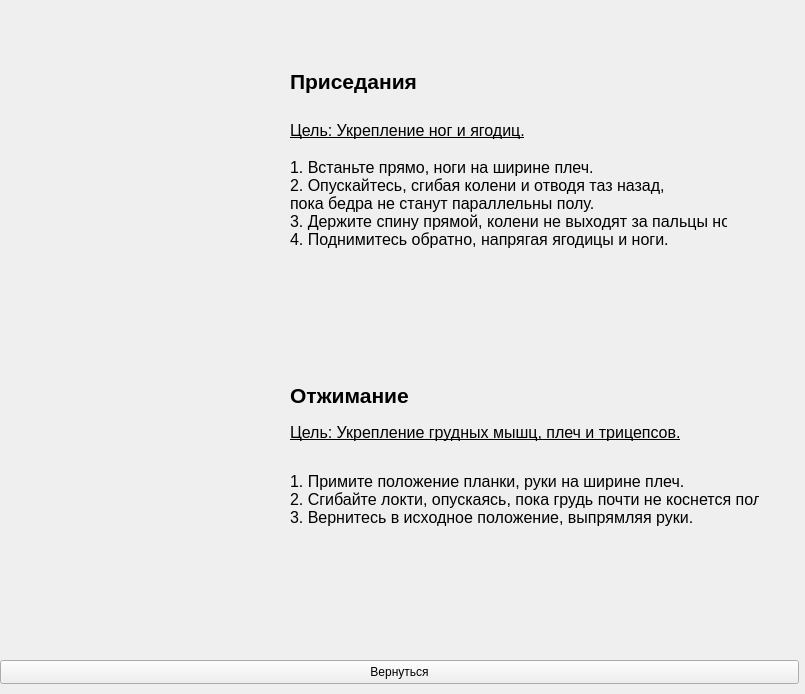
<?xml version="1.0" encoding="UTF-8"?>
<ui version="4.0">
 <class>Form</class>
 <widget class="QWidget" name="Form">
  <property name="geometry">
   <rect>
    <x>0</x>
    <y>0</y>
    <width>805</width>
    <height>694</height>
   </rect>
  </property>
  <property name="windowTitle">
   <string>Form</string>
  </property>
  <widget class="QPushButton" name="pushButton">
   <property name="geometry">
    <rect>
     <x>0</x>
     <y>660</y>
     <width>799</width>
     <height>24</height>
    </rect>
   </property>
   <property name="text">
    <string>Вернуться</string>
   </property>
  </widget>
  <widget class="QLabel" name="label">
   <property name="geometry">
    <rect>
     <x>10</x>
     <y>40</y>
     <width>261</width>
     <height>271</height>
    </rect>
   </property>
   <property name="text">
    <string/>
   </property>
   <property name="pixmap">
    <pixmap>images/1.jpg</pixmap>
   </property>
  </widget>
  <widget class="QLabel" name="label_2">
   <property name="geometry">
    <rect>
     <x>10</x>
     <y>350</y>
     <width>261</width>
     <height>271</height>
    </rect>
   </property>
   <property name="text">
    <string/>
   </property>
   <property name="pixmap">
    <pixmap>images/2.jpg</pixmap>
   </property>
  </widget>
  <widget class="QWidget" name="">
   <property name="geometry">
    <rect>
     <x>290</x>
     <y>60</y>
     <width>437</width>
     <height>189</height>
    </rect>
   </property>
   <layout class="QVBoxLayout" name="verticalLayout">
    <item>
     <widget class="QLabel" name="label_3">
      <property name="font">
       <font>
        <pointsize>16</pointsize>
        <bold>true</bold>
       </font>
      </property>
      <property name="text">
       <string>Приседания</string>
      </property>
     </widget>
    </item>
    <item>
     <widget class="QLabel" name="label_5">
      <property name="font">
       <font>
        <pointsize>12</pointsize>
        <underline>true</underline>
       </font>
      </property>
      <property name="text">
       <string>Цель: Укрепление ног и ягодиц.</string>
      </property>
     </widget>
    </item>
    <item>
     <widget class="QLabel" name="label_6">
      <property name="font">
       <font>
        <pointsize>12</pointsize>
       </font>
      </property>
      <property name="text">
       <string>1. Встаньте прямо, ноги на ширине плеч.
2. Опускайтесь, сгибая колени и отводя таз назад, 
пока бедра не станут параллельны полу.
3. Держите спину прямой, колени не выходят за пальцы ног.
4. Поднимитесь обратно, напрягая ягодицы и ноги.</string>
      </property>
     </widget>
    </item>
   </layout>
  </widget>
  <widget class="QWidget" name="">
   <property name="geometry">
    <rect>
     <x>290</x>
     <y>380</y>
     <width>469</width>
     <height>147</height>
    </rect>
   </property>
   <layout class="QVBoxLayout" name="verticalLayout_2">
    <item>
     <widget class="QLabel" name="label_4">
      <property name="font">
       <font>
        <pointsize>16</pointsize>
        <bold>true</bold>
       </font>
      </property>
      <property name="text">
       <string>Отжимание</string>
      </property>
     </widget>
    </item>
    <item>
     <widget class="QLabel" name="label_7">
      <property name="font">
       <font>
        <pointsize>12</pointsize>
        <underline>true</underline>
       </font>
      </property>
      <property name="text">
       <string>Цель: Укрепление грудных мышц, плеч и трицепсов.</string>
      </property>
     </widget>
    </item>
    <item>
     <widget class="QLabel" name="label_8">
      <property name="font">
       <font>
        <pointsize>12</pointsize>
       </font>
      </property>
      <property name="text">
       <string>
1. Примите положение планки, руки на ширине плеч.
2. Сгибайте локти, опускаясь, пока грудь почти не коснется пола.
3. Вернитесь в исходное положение, выпрямляя руки.</string>
      </property>
     </widget>
    </item>
   </layout>
  </widget>
 </widget>
 <resources/>
 <connections/>
</ui>
